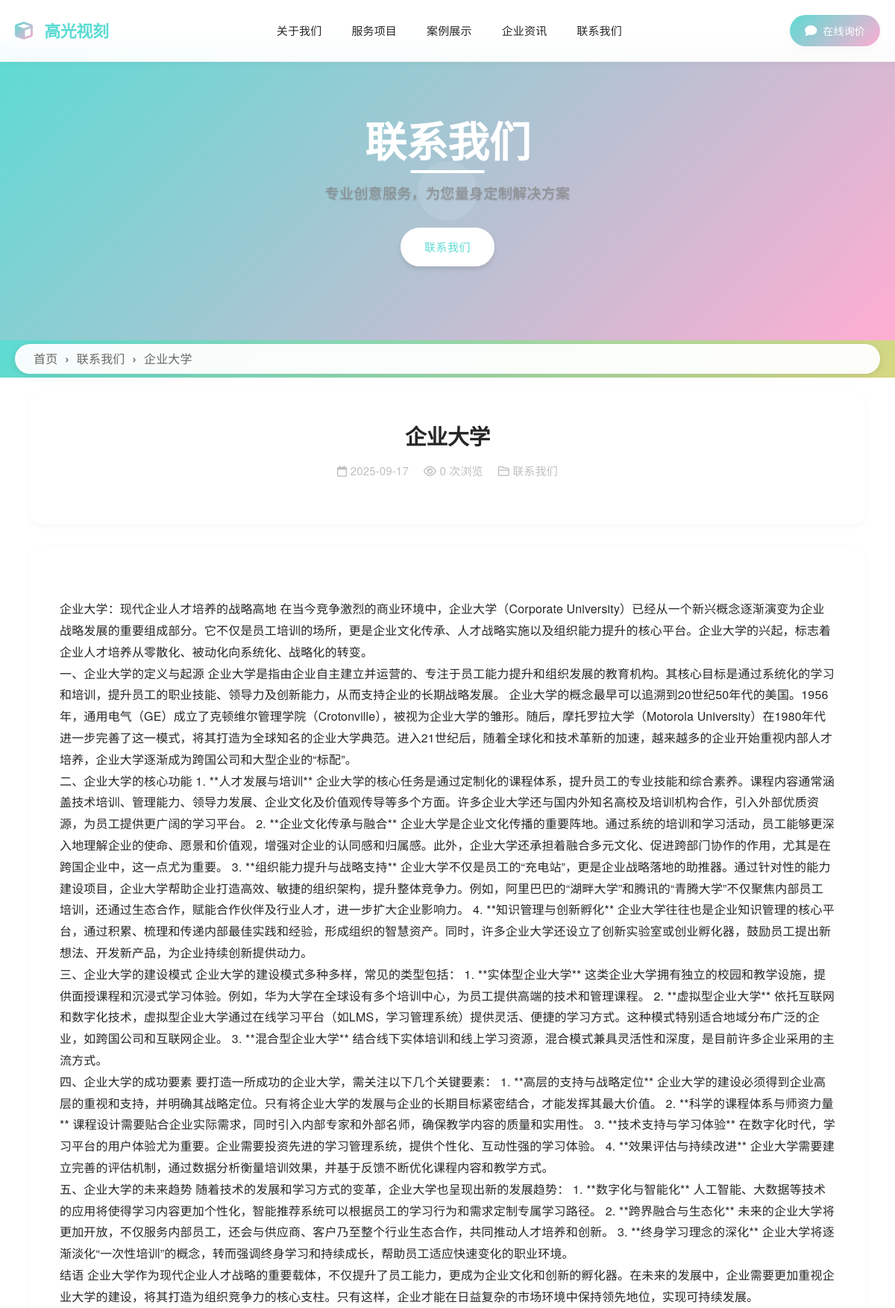
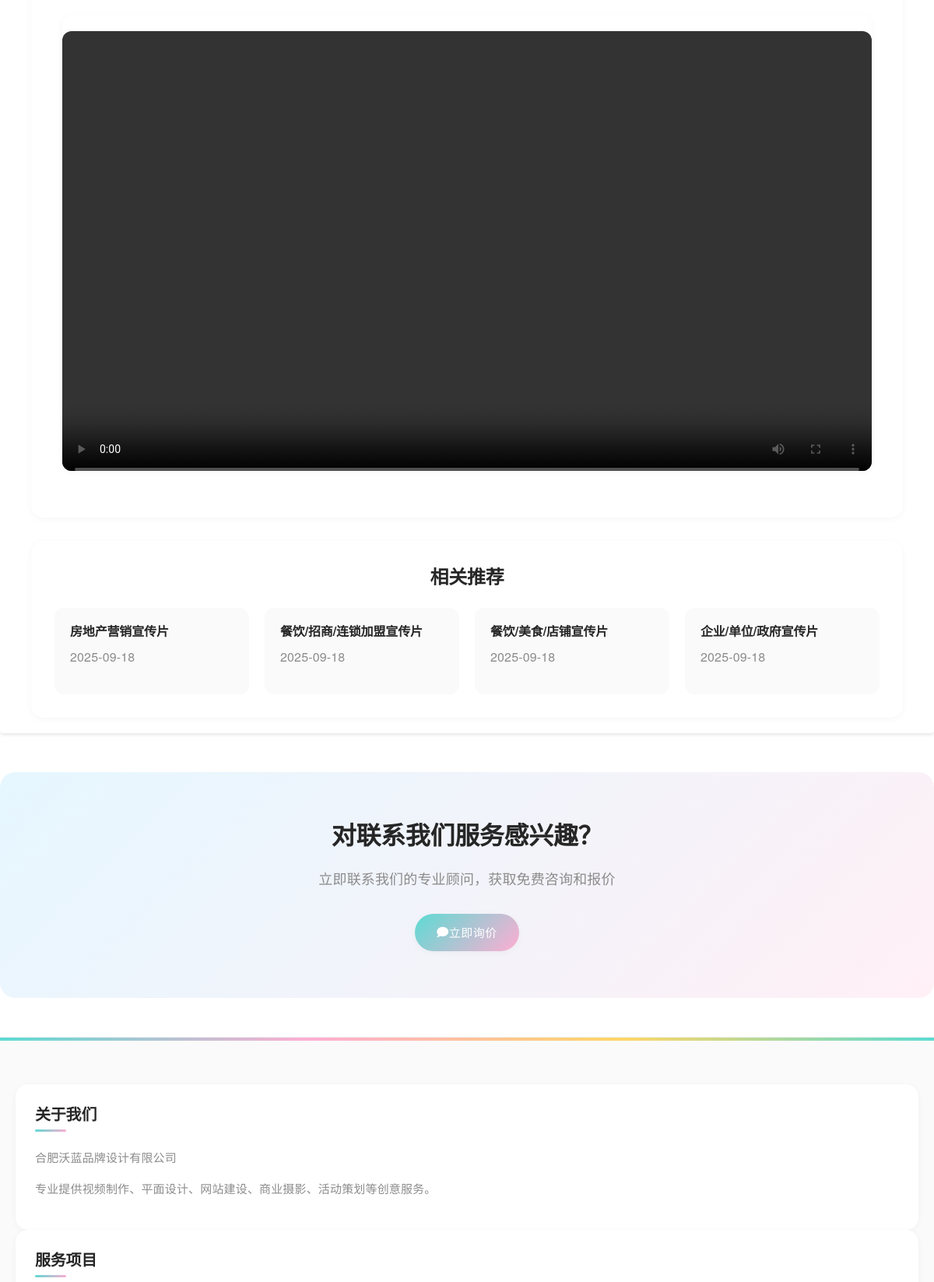
/OOB1ZUbw/JsmtzzYE.html (upper part), run on the app's committed database (2 pictures, top to bottom).
### tables this page shows
CREATE TABLE `config` (
  `id` int(11) NOT NULL AUTO_INCREMENT,
  `config_key` varchar(100) NOT NULL COMMENT '配置键名',
  `config_value` text COMMENT '配置值',
  `config_group` varchar(50) DEFAULT 'basic' COMMENT '配置分组',
  `config_type` enum('text','textarea','number','select','radio','checkbox','image','file') DEFAULT 'text' COMMENT '配置类型',
  `config_options` text COMMENT '配置选项(JSON格式)',
  `config_title` varchar(200) DEFAULT NULL COMMENT '配置标题',
  `config_description` text COMMENT '配置描述',
  `sort_order` int(11) DEFAULT '0' COMMENT '排序',
  `is_required` tinyint(1) DEFAULT '0' COMMENT '是否必填',
  `is_system` tinyint(1) DEFAULT '0' COMMENT '是否系统配置',
  `created_at` datetime DEFAULT CURRENT_TIMESTAMP COMMENT '创建时间',
  `updated_at` datetime DEFAULT CURRENT_TIMESTAMP ON UPDATE CURRENT_TIMESTAMP COMMENT '更新时间',
  PRIMARY KEY (`id`),
  UNIQUE KEY `config_key` (`config_key`),
  KEY `config_group` (`config_group`),
  KEY `sort_order` (`sort_order`)
);

CREATE TABLE `categories` (
  `id` int(11) NOT NULL AUTO_INCREMENT,
  `name` varchar(100) NOT NULL COMMENT '栏目名称',
  `slug` varchar(100) NOT NULL COMMENT 'URL别名',
  `description` text COMMENT '栏目描述',
  `channel_content` longtext COMMENT '频道页面内容',
  `template_type` enum('channel','list','content') NOT NULL DEFAULT 'list' COMMENT '模板类型',
  `template_file` varchar(100) DEFAULT NULL COMMENT '模板文件名',
  `parent_id` int(11) NOT NULL DEFAULT '0' COMMENT '父栏目ID',
  `sort_order` int(11) NOT NULL DEFAULT '0' COMMENT '排序',
  `is_active` tinyint(1) NOT NULL DEFAULT '1' COMMENT '是否启用',
  `meta_title` varchar(200) DEFAULT NULL COMMENT 'SEO标题',
  `meta_keywords` varchar(500) DEFAULT NULL COMMENT 'SEO关键词',
  `meta_description` varchar(500) DEFAULT NULL COMMENT 'SEO描述',
  `created_at` timestamp NOT NULL DEFAULT CURRENT_TIMESTAMP COMMENT '创建时间',
  `updated_at` timestamp NOT NULL DEFAULT CURRENT_TIMESTAMP ON UPDATE CURRENT_TIMESTAMP COMMENT '更新时间',
  `content_template_id` int(11) DEFAULT NULL COMMENT '内容模板ID',
  PRIMARY KEY (`id`),
  UNIQUE KEY `slug` (`slug`),
  KEY `parent_id` (`parent_id`),
  KEY `sort_order` (`sort_order`),
  KEY `is_active` (`is_active`),
  KEY `idx_template_file` (`template_file`),
  KEY `idx_content_template_id` (`content_template_id`)
);

CREATE TABLE `contents` (
  `id` int(11) NOT NULL AUTO_INCREMENT,
  `category_id` int(11) NOT NULL COMMENT '栏目ID',
  `title` varchar(200) NOT NULL COMMENT '标题',
  `slug` varchar(200) NOT NULL COMMENT 'URL别名',
  `summary` text COMMENT '摘要',
  `content` longtext COMMENT '内容',
  `thumbnail` varchar(500) DEFAULT NULL COMMENT '缩略图',
  `images` json DEFAULT NULL COMMENT '图片集合',
  `videos` json DEFAULT NULL COMMENT '视频集合',
  `tags` varchar(500) DEFAULT NULL COMMENT '标签',
  `view_count` int(11) NOT NULL DEFAULT '0' COMMENT '浏览量',
  `sort_order` int(11) NOT NULL DEFAULT '0' COMMENT '排序',
  `is_featured` tinyint(1) NOT NULL DEFAULT '0' COMMENT '是否推荐',
  `is_published` tinyint(1) NOT NULL DEFAULT '1' COMMENT '是否发布',
  `published_at` timestamp NULL DEFAULT NULL COMMENT '发布时间',
  `seo_title` varchar(200) DEFAULT NULL COMMENT 'SEO标题',
  `seo_keywords` varchar(500) DEFAULT NULL COMMENT 'SEO关键词',
  `seo_description` varchar(500) DEFAULT NULL COMMENT 'SEO描述',
  `created_at` timestamp NOT NULL DEFAULT CURRENT_TIMESTAMP COMMENT '创建时间',
  `updated_at` timestamp NOT NULL DEFAULT CURRENT_TIMESTAMP ON UPDATE CURRENT_TIMESTAMP COMMENT '更新时间',
  PRIMARY KEY (`id`),
  UNIQUE KEY `slug` (`slug`),
  KEY `category_id` (`category_id`),
  KEY `is_published` (`is_published`),
  KEY `is_featured` (`is_featured`),
  KEY `sort_order` (`sort_order`)
);

### templates/default/detail.php (the view, shortened to what this page needs)
<?php
$innerpage_banners = get_innerpage_banners(5);
$related_contents = get_contents($content['category_id'], 4, 0, true);
?>
<!DOCTYPE html>
<html lang="zh-CN">
<head>
    <link rel="stylesheet" href="https://unpkg.com/layui@2.8.0/dist/css/layui.css">
    <link rel="stylesheet" href="<?php echo url('templates/default/assets/css/frontend/style.css'); ?>">
    <link rel="stylesheet" href="<?php echo url('templates/default/assets/css/frontend/content.css'); ?>">
    <link rel="stylesheet" href="<?php echo url('templates/default/assets/css/frontend/dynamic-banner.css'); ?>">
    <link rel="stylesheet" href="https://cdnjs.cloudflare.com/ajax/libs/font-awesome/6.0.0/css/all.min.css">
</head>
<body class="content-page">
    <?php include __DIR__ . '/header.php'; ?>
    <?php if (!empty($innerpage_banners)): ?>
    <section class="inner-banner-section">
        <div class="dynamic-inner-carousel">
            <?php foreach ($innerpage_banners as $index => $banner): ?>
            <div class="carousel-slide-3d <?php echo $index === 0 ? 'active' : ''; ?>"
                 style="background-image: url('<?php echo htmlspecialchars($banner['image_url']); ?>');">
                <div class="inner-banner-content-3d">
                    <?php if (!empty($banner['title'])): ?>
                    <h2><?php echo htmlspecialchars($banner['title']); ?></h2>
                    <?php endif; ?>
                    <?php if (!empty($banner['link_url'])): ?>
                    <div class="inner-banner-buttons">
                        <a href="<?php echo htmlspecialchars($banner['link_url']); ?>" class="btn-primary">了解更多</a>
                    </div>
                    <?php endif; ?>
                </div>
            </div>
            <?php endforeach; ?>
            <button class="carousel-control-3d prev">
                <i class="fas fa-chevron-left"></i>
            </button>
            <button class="carousel-control-3d next">
                <i class="fas fa-chevron-right"></i>
            </button>
            <div class="carousel-indicators-3d">
                <?php for ($i = 0; $i < count($innerpage_banners); $i++): ?>
                <span class="indicator-3d <?php echo $i === 0 ? 'active' : ''; ?>" data-slide="<?php echo $i; ?>"></span>
                <?php endfor; ?>
            </div>
        </div>
    </section>
    <?php else: ?>
    <section class="inner-banner-section inner-banner-placeholder">
        <div class="inner-banner-placeholder-content">
            <h2><?php echo htmlspecialchars($category['name']); ?></h2>
            <p>专业创意服务，为您量身定制解决方案</p>
            <div class="inner-banner-placeholder-buttons">
                <a href="<?php echo url('contact/'); ?>" class="btn-primary">联系我们</a>
            </div>
        </div>
    </section>
    <?php endif; ?>
    <section class="breadcrumb-section" style="height: 50px; display: flex; align-items: center;">
        <div class="container">
            <div class="custom-breadcrumb" style="height: 40px; width: 100%;">
                <?php
                $breadcrumb_data = generate_breadcrumb_data($category['id'], $content);
                echo render_breadcrumb_html($breadcrumb_data);
                ?>
            </div>
        </div>
    </section>
    <section class="content-detail">
        <div class="container">
            <div class="content-header">
                <h1 class="content-title"><?php echo $content['title']; ?></h1>
                <div class="content-meta">
                    <span>
                        <i class="far fa-calendar"></i>
                        <?php echo date('Y-m-d', strtotime($content['created_at'])); ?>
                    </span>
                    <span>
                        <i class="far fa-eye"></i>
                        <?php echo $content['view_count']; ?> 次浏览
                    </span>
                    <span>
                        <i class="far fa-folder"></i>
                        <?php echo $category['name']; ?>
                    </span>
                </div>
            </div>
            <div class="content-body">
                <?php echo $content['content']; ?>
            </div>
            <?php if (!empty($related_contents)): ?>
            <div class="related-content">
                <h3 class="related-title">相关推荐</h3>
                <div class="related-grid">
                    <?php foreach ($related_contents as $related): ?>
                    <a href="<?php echo content_url($related); ?>" class="related-item">
                        <h4><?php echo $related['title']; ?></h4>
                        <p><?php echo date('Y-m-d', strtotime($related['created_at'])); ?></p>
                    </a>
                    <?php endforeach; ?>
                </div>
            </div>
            <?php endif; ?>
        </div>
    </section>
    <section class="inquiry-section">
        <div class="container">
            <h2>对<?php echo $category['name']; ?>服务感兴趣？</h2>
            <p>立即联系我们的专业顾问，获取免费咨询和报价</p>
            <a href="<?php echo url('contact/'); ?>" class="btn-primary">
                <i class="fas fa-comment"></i> 立即询价
            </a>
        </div>
    </section>
    <?php include __DIR__ . '/footer.php'; ?>
</body>
</html>

### templates/default/header.php (shortened to what this page needs)
<header class="site-header">
    <div class="container">
        <div class="header-content">
            <div class="logo">
                <a href="<?php echo url(); ?>">
                    <i class="fas fa-cube"></i>
                    <span><?php echo get_config('site_name', '高光视刻'); ?></span>
                </a>
            </div>
            <nav class="main-nav">
                <ul class="nav-list">
                    <?php
                    $main_categories = get_categories(0, true);
                    $current_url = $_SERVER['REQUEST_URI'];
                    foreach ($main_categories as $category):
                        $is_active = strpos($current_url, '/' . $category['slug'] . '/') !== false;
                    ?>
                    <li class="nav-item <?php echo $is_active ? 'active' : ''; ?>">
                        <a href="<?php echo url($category['slug'] . '/'); ?>"><?php echo $category['name']; ?></a>
                    </li>
                    <?php endforeach; ?>
                </ul>
            </nav>
            <div class="header-actions">
                <a href="<?php echo url('contact/'); ?>" class="btn-inquiry">
                    <i class="fas fa-comment"></i> 在线询价
                </a>
            </div>
        </div>
    </div>
</header>

### templates/default/assets/css/frontend/content.css (style rules this page uses)
.content-page .inner-banner-section { margin-top: 0; position: relative; height: 400px; }
.content-page .site-header { position: fixed; top: 0; left: 0; right: 0; z-index: 1000; }
.content-page { padding-top: 56px; }
.breadcrumb-section { background: linear-gradient(-45deg, #5cdbd3, #ffadd2, #ffd666, #5cdbd3); background-size: 400% 400%; animation: gradientBG 15s ease infinite; box-shadow: 0 4px 6px rgba(0, 0, 0, 0.1); height: 60px; display: flex; align-items: center; }
.custom-breadcrumb { background: rgba(255, 255, 255, 0.95); border-radius: 30px; padding: 0 25px; height: 40px; display: flex; align-items: center; box-shadow: 0 2px 10px rgba(0, 0, 0, 0.1); font-weight: 500; }
.content-detail { padding: 20px; background-color: #fff; border-radius: 0.25rem; box-shadow: 0 2px 4px rgba(0, 0, 0, 0.1); }
.content-detail h1 { font-size: 1.8rem; margin-bottom: 1rem; }
.content-detail p { font-size: 1rem; line-height: 1.5; margin-bottom: 1rem; }
.content-detail a { color: #007bff; text-decoration: none; }

### templates/default/assets/css/frontend/dynamic-banner.css (style rules this page uses)
.inner-banner-section { position: relative; height: 400px; overflow: visible; margin-top: 0; perspective: 1000px; }

### data on the page
config: config_value "高光视刻"
categories: name "关于我们"
categories: name "服务项目"
categories: name "案例展示"
categories: name "企业资讯"
categories: name "联系我们"
contents: title "企业大学", created_at "2025-09-17", view_count "0", content "企业大学：现代企业人才培养的战略高地 在当今竞争激烈的商业环境中，企业大学（Corporate University）已经从一个新兴概念逐渐演变为企业战略发展的重要组成部分。它不仅是员工培训的场所，更是企业文化传承、人才战略实施以及组织能力提升的核心平台。企业大学的兴起，标志着企业人才培养从零散化、被动化向系统化、战略化的转变。 一、企业大学的定义与起源 企业大学是指由企业自主建立并运营的、专注于员工能力提升和组织发展的教育机构。其核心目标是通过系统化的学习和培训，提升员工的职业技能、领导力及创新能力，从而支持企业的长期战略发展。 企业大学的概念最早可以追溯到20世纪50年代的美国。1956年，通用电气（GE）成立了克顿维尔管理学院（Crotonville），被视为企业大学的雏形。随后，摩托罗拉大学（Motorola University）在1980年代进一步完善了这一模式，将其打造为全球知名的企业大学典范。进入21世纪后，随着全球化和技术革新的加速，越来越多的企业开始重视内部人才培养，企业大学逐渐成为跨国公司和大型企业的“标配”。 二、企业大学的核心功能 1. **人才发展与培训** 企业大学的核心任务是通过定制化的课程体系，提升员工的专业技能和综合素养。课程内容通常涵盖技术培训、管理能力、领导力发展、企业文化及价值观传导等多个方面。许多企业大学还与国内外知名高校及培训机构合作，引入外部优质资源，为员工提供更广阔的学习平台。 2. **企业文化传承与融合**…"
contents: title "房地产营销宣传片", created_at "2025-09-18"
contents: title "餐饮/招商/连锁加盟宣传片", created_at "2025-09-18"
contents: title "餐饮/美食/店铺宣传片", created_at "2025-09-18"
contents: title "企业/单位/政府宣传片", created_at "2025-09-18"

### other printed values
$item['name'] "首页"
$item['name'] "联系我们"
$item['name'] "企业大学"
get_config('company_name', '合肥沃蓝品牌设计有限公司') "合肥沃蓝品牌设计有限公司"
